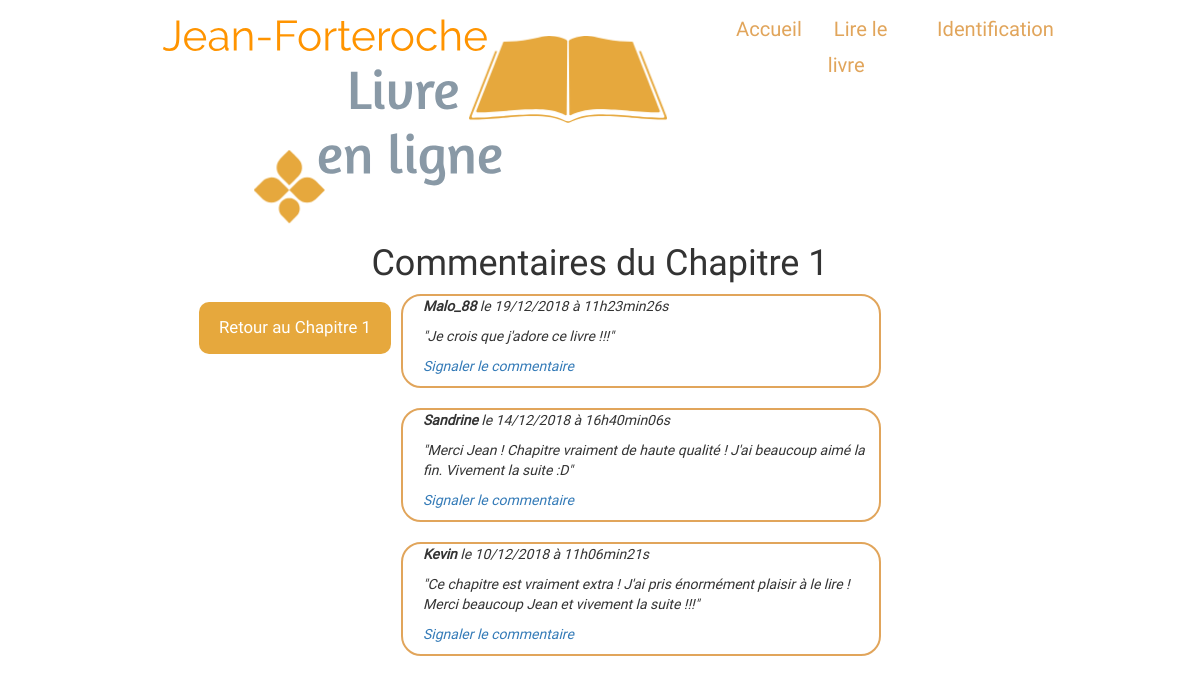
Page /index.php?action=comments&id=1 on the earlier database version.
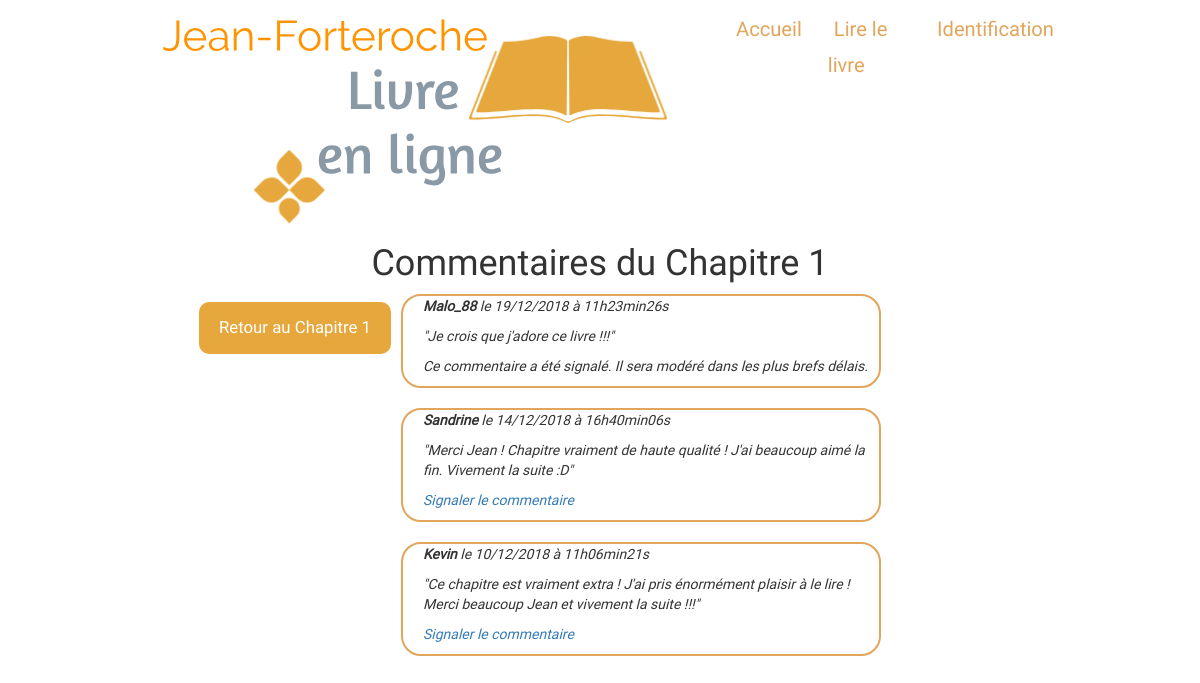
Same page on the later database version.
### tables this page shows
CREATE TABLE IF NOT EXISTS `posts` (
  `id` int(11) NOT NULL AUTO_INCREMENT,
  `chapter_id` int(11) NOT NULL,
  `post_title` varchar(255) NOT NULL,
  `post_content` text NOT NULL,
  `creation_date` datetime NOT NULL,
  PRIMARY KEY (`id`)
);

CREATE TABLE IF NOT EXISTS `comments` (
  `id` int(11) NOT NULL AUTO_INCREMENT,
  `post_id` int(11) NOT NULL,
  `comment_author` varchar(255) NOT NULL,
  `comment_content` text NOT NULL,
  `comment_alert` int(11) NOT NULL,
  `creation_date` datetime NOT NULL,
  PRIMARY KEY (`id`)
);

### controller/ControllerComments.php (called while the page is built, shortened)
<?php
require_once('model/PostManager.php');
require_once('model/CommentManager.php');
class ControllerComments extends Controller
{
    public function comments($postId, $comments)
    {
        $postManager = new PostManager();
        $post        = $postManager->getPost($postId);
        $commentManager = new CommentManager();
        $comments       = $commentManager->getComments($comments);
        require('view/commentsView.php');
    }
}

### model/PostManager.php (called while the page is built, shortened)
<?php
class PostManager extends Manager
{
    public function getPost($postId)
    {
        $db = $this->dbConnect();
        $req = $db->prepare('SELECT id, chapter_id, post_title, post_content, DATE_FORMAT(creation_date, \'%d/%m/%Y\') AS creation_date_fr FROM posts WHERE id = ?');
        $req->execute(array($postId));
        $post = $req->fetch();
        return $post;
    }
}

### model/CommentManager.php (called while the page is built, shortened)
<?php
class CommentManager extends Manager
{
    public function getComments($postId)
    {
        $db = $this->dbConnect();
        $comments = $db->prepare('SELECT id, post_id, comment_author, comment_alert, comment_content, DATE_FORMAT(creation_date, \'%d/%m/%Y à %Hh%imin%ss\') AS creation_date_fr FROM comments WHERE post_id = ? ORDER BY creation_date DESC');
        $comments->execute(array($postId));
        return $comments;
    }
}

### view/commentsView.php (the view, shortened to what this page needs)
<h1>Commentaires du Chapitre <?= $post['chapter_id']?></h1>
<div class="body_container">
    <a class="back_link" href="index.php?action=post&amp;id=<?= $post['id'] ?>">Retour au Chapitre <?= $post['chapter_id']?></a>
<div class="index_pages_link">
	<?php
	while ($comment = $comments->fetch())
	{
	?>
		<div class="comments_container">
			    <p><strong><?= htmlspecialchars($comment['comment_author']) ?></strong> le <?= $comment['creation_date_fr'] ?></p>
			    <p><em class="italic">"<?= nl2br($comment['comment_content']) ?>"</em>
			   	<?php
			   	if ($comment['comment_alert'] == 0) {
			   		?>
			    <p><a class="signal" href="index.php?action=alertComment&amp;commentId=<?= $comment['id'] ?>&amp;postId=<?= $post['id'] ?>"" onclick="return(confirm('Etes-vous sûr de vouloir signaler ce commentaire ?'));">Signaler le commentaire</a></p>
			    <?php
			} else {
				?>
				<p>Ce commentaire a été signalé. Il sera modéré dans les plus brefs délais.</p>
				<?php
			}
			?>
		</div>
	<?php
	}
	?>
</div>
</div>
<?php $content = ob_get_clean(); ?>
<?php require('template.php'); ?>

### index.php (shortened to what this page needs)
<?php
require('controller/ControllerComments.php');
$initControllerPosts = new ControllerPosts;
$initControllerComments = new ControllerComments;
try {
    if (isset($_GET['action'])){
        switch ($_GET['action']) {
            case "comments":
                $initControllerComments->comments($_GET['id'], $_GET['id']);
                break;
        }
    } else {
        $initControllerPosts->lastPost();
    }
}
catch(Exception $e) {
    echo 'Erreur : ' . $e->getMessage();
}

### view/template.php (shortened to what this page needs)
<!DOCTYPE html>
<html>
   <head>
      <link rel="stylesheet" href="https://maxcdn.bootstrapcdn.com/bootstrap/3.3.7/css/bootstrap.min.css">
      <link rel="stylesheet" href="public/css/style.css"/>
   </head>
   <body>
         <header>
            <div id="logo">
              <img src="public/ressources/logo/logo.png" alt="Logo Blog" />
            </div>
            <nav>
               <ul>
                  <li><a class="links_header" href="index.php">Accueil</a></li>
                  <li><a class="links_header" href="index.php?action=allPosts">Lire le livre</a></li>
                  <?php
                  if ($this->userName !== "") {
                     ?>
                        <li><a class="links_header" href="index.php?action=logout">Déconnexion</a></li>
                     <?php
                  } else {
                     ?>
                        <li><a class="links_header" href="index.php?action=login">Identification</a></li>
                     <?php
                  }
                  ?>
               </ul>
            </nav>
         </header>
         <?= $content ?>
    </body>
</html>

### public/css/style.css (style rules this page uses)
body { font-family: 'Roboto Regular', serif; }
h1, h3 { text-align:center; }
.italic { font-style: italic; }
.body_container { display: flex; justify-content: center; align-items: flex-start; }
.back_link { font-size: 1.2em; background-color: #E6A83D; color: white; padding: 14px 20px; margin: 8px 0; border: none; border-radius: 10px; cursor: pointer; margin-right: 10px; }
header { display: flex; justify-content: space-between; }
header #logo { margin-left: 80px; }
header nav { margin-right: 130px; }
nav ul { display: flex; list-style-type: none; padding-top: 10px; }
nav li { margin-right: 10px; margin-left: 10px; font-size: 1.8em; }
.links_header { text-decoration: none; color: #e1a55b; padding: 6px; font-size: 0.8em; }
.index_pages_link { display: flex; width: 50%; flex-direction: column; justify-content: center; }
.comments_container { border: 2px solid #e1a55b; width: 80%; border-radius: 20px; margin-bottom: 20px; }
.comments_container p { margin-left: 20px; font-style: italic; }

Differences in the rows shown:
changed comments "Malo_88": comment_alert "Signaler le commentaire" → "Ce commentaire a été signalé. Il sera modéré dans les plus brefs délais."
